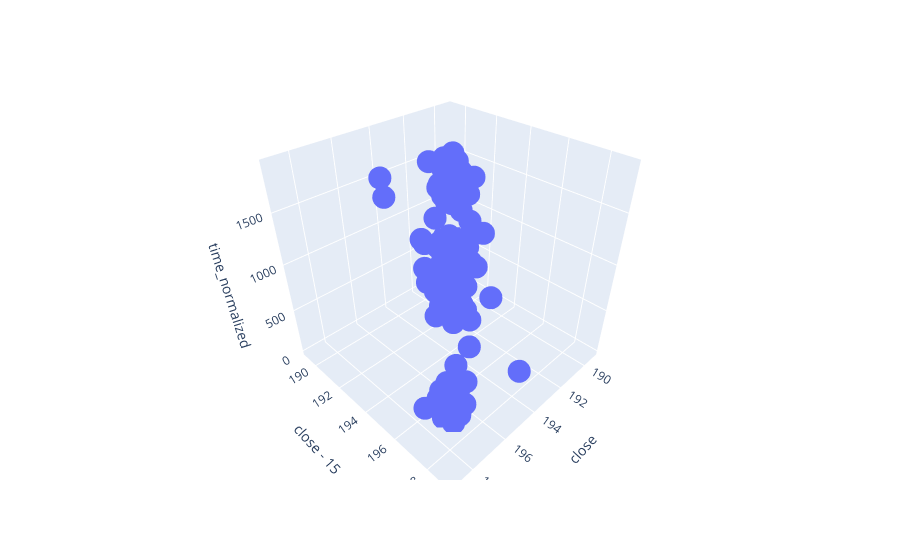

The cell this chart's notebook holds for it:
### Code cell
bars_df["time_normalized"] = (bars_df.index - bars_df.index[0]).total_seconds()/60

scatter_plot = px.scatter_3d(bars_df, x="close", y="close - 15", z="time_normalized",
color_discrete_map={"close":"red","close - 15":"blue"})

scatter_plot

### Figure 1 — Plotly figure (JSON) as saved in the notebook; plotly's stock layout.template omitted (floating-point values rounded to 4 significant figures; data arrays with more than 128 entries replaced by an {"elided": "..."} marker saying what was removed)
{"data": [{"hovertemplate": "close=%{x}<br>close - 15=%{y}<br>time_normalized=%{z}<extra></extra>", "legendgroup": "", "marker": {"color": "#636efa", "symbol": "circle"}, "mode": "markers", "name": "", "scene": "scene", "showlegend": false, "type": "scatter3d", "x": {"elided": "280 float values"}, "y": {"elided": "280 float values"}, "z": {"elided": "280 int values"}}], "layout": {"legend": {"tracegroupgap": 0}, "margin": {"t": 60}, "scene": {"domain": {"x": [0, 1], "y": [0, 1]}, "xaxis": {"title": {"text": "close"}}, "yaxis": {"title": {"text": "close - 15"}}, "zaxis": {"title": {"text": "time_normalized"}}}}}
